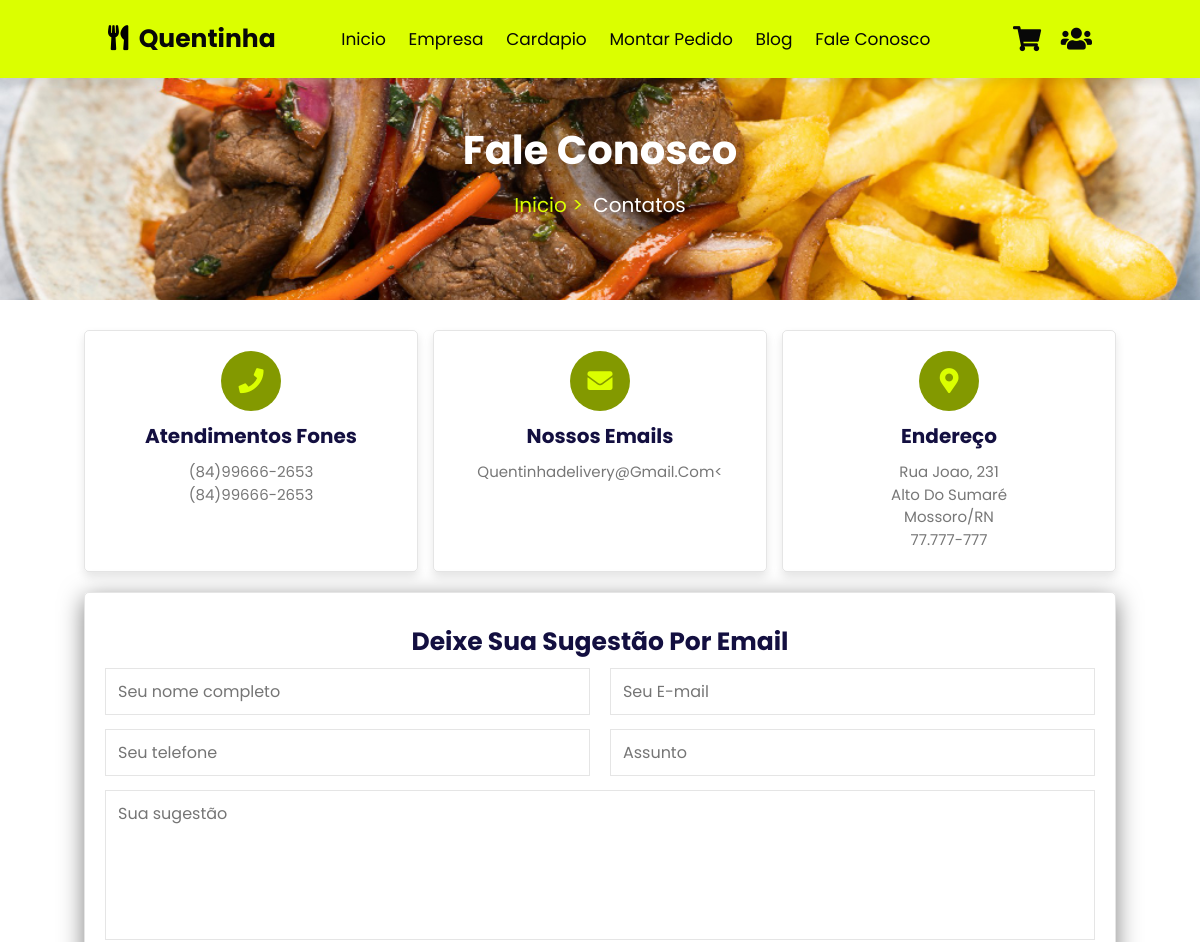
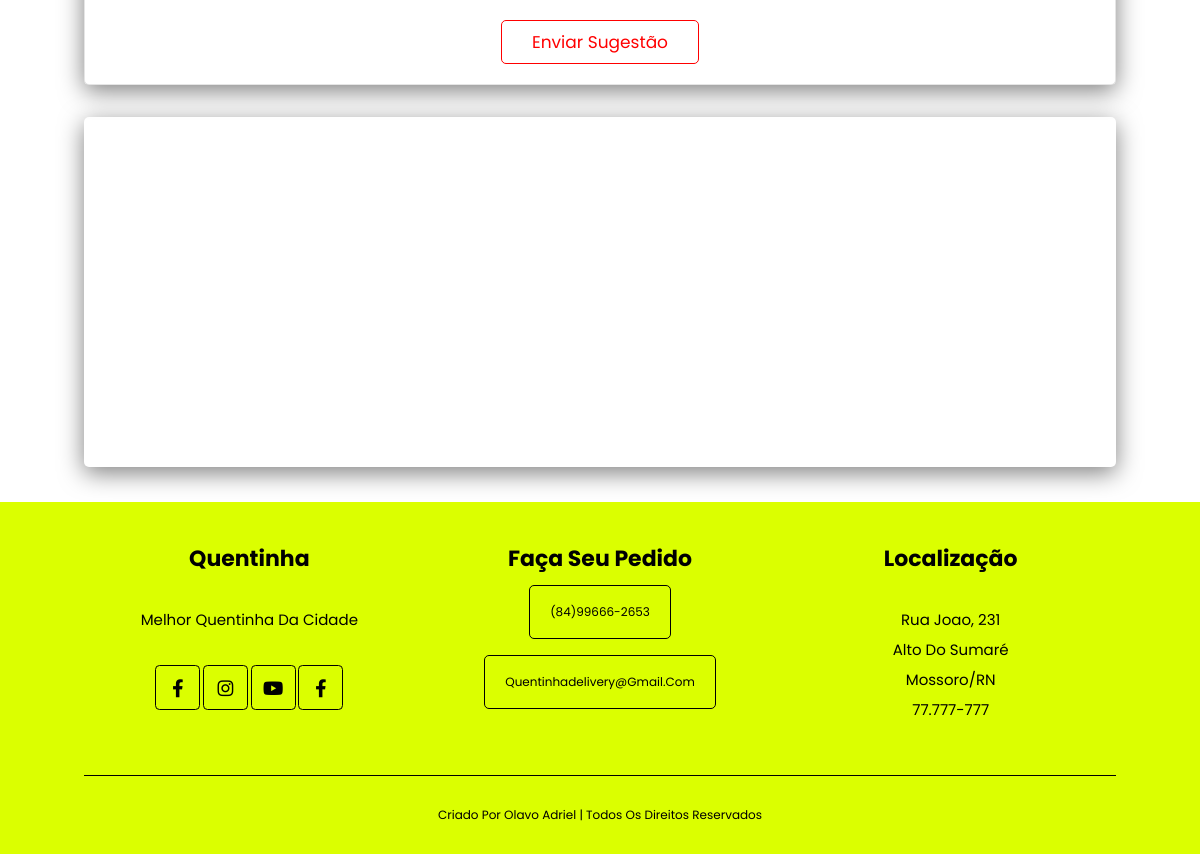
Page /contatos/ on the committed database (2 pictures, top to bottom).
### qdelivery/models.py (models this page shows, shortened)
class Dados(models.Model):
    logo = RichTextUploadingField()
    icone = RichTextUploadingField()
    nome = models.CharField(max_length=255)
    subtitulo = RichTextField(blank=True, null=True)
    frete = models.DecimalField(max_digits=10, decimal_places=2)
    cnpj = models.CharField(max_length=100)
    descricao = RichTextField()
    fone = models.CharField(max_length=70, blank=True, null=True)
    whatsapp = models.CharField(max_length=70)
    email = models.CharField(max_length=255)
    endereco = models.CharField(max_length=255, blank=True, null=True)
    numero = models.IntegerField(blank=True, null=True)
    bairro = models.CharField(max_length=255)
    estado = models.ForeignKey(Estado, on_delete=models.CASCADE)
    cidade = models.ForeignKey(Cidade, on_delete=models.CASCADE)
    cep = models.CharField(max_length=100)
    senha_email = models.CharField(max_length=255)
    usuario = models.ForeignKey(User, on_delete=models.CASCADE)
    ultima_atualizacao = models.DateTimeField(auto_now=True)
    tipo = models.CharField(max_length=70, blank=True, null=True)
    def formatar_wtt(self):
        if self.whatsapp:
            numero = self.whatsapp.replace(" ", "").replace("-", "").replace("(", "").replace(")", "")
            if len(numero) == 10:  # Ex: 8499666265
                return f"55{numero[:2]}{numero[2:]}"
            elif len(numero) == 11:  # Ex: 84996626265
                return f"55{numero[:2]}{numero[2:]}"
            else:
                return numero
        return ""

class Cidade(models.Model):
    estado = models.ForeignKey(Estado, on_delete=models.CASCADE, related_name='cidades', null=True, blank=True)
    nome = models.CharField(max_length=75, blank=True, null=True)
    uf = models.CharField(max_length=5, blank=True, null=True)

### qdelivery/views.py (the view)
# urls.py: path('contatos/', views.contatos),
def contatos(request):
    dados = get_object_or_404(Dados, id=1)
    return render(request, "contatos.html", {'dados': dados})

### qdelivery/templates/contatos.html (shortened to what this page needs)
{% extends "base.html" %}
{% load static %}
{% block content %}
<div class="topo-pagina">
    <h1>Fale conosco</h1>
    <p><a href="/" title="contatos">Inicio ></a> Contatos </p>
</div>
<section class="contatos">
    <div class="icone-box">
        <div class="icons">
            <i class="fas fa-phone"></i>
            <h3>Atendimentos Fones</h3>
            <p>{{dados.fone}}</p>
            <p>{{dados.whatsapp}}</p>
        </div>
        <div class="icons">
            <i class="fas fa-envelope"></i>
            <h3>Nossos emails</h3>
            <p>{{dados.email}}</p>
        </div>
        <div class="icons">
            <i class="fas fa-map-marker-alt"></i>
            <h3>Endereço</h3>
            <p>
                {{dados.endereco}}, {{dados.numero}} <br>
               {{ dados.bairro}} <br>
                {{dados.cidade.nome}}/{{dados.cidade.uf}} <br>
                {{ dados.cep}}
            </p>
        </div>
    </div>
    <div class="row">
        <form action="" method="post" enctype="multipart/form-data">
            <h3>Deixe sua sugestão por email</h3>
            <div class="inputBox">
                <input type="text" name="nome" placeholder="Seu nome completo" class="box">
                <input type="email" name="email" placeholder="Seu E-mail" class="box">
            </div>
            <div class="inputBox">
                <input type="tel" name="telefone" placeholder="Seu telefone" class="box">
                <input type="text" name="assunto" placeholder="Assunto" class="box">
            </div>
            <textarea name="qd" placeholder="Sua sugestão" cols="30" rows="10"></textarea>
            <button type="submit" class="btn"> Enviar sugestão</button>
        </form>
    </div>
    <br><br>
    <iframe src="https://www.google.com/maps/embed?pb=!1m18!1m12!1m3!1d3973.139964737275!2d-37.3224144885665!3d-5.240697452714479!2m3!1f0!2f0!3f0!3m2!1i1024!2i768!4f13.1!3m3!1m2!1s0x7ba080acb4836ff%3A0xfc86ae29cbc5d649!2sR.%20Rio%20Claro%2C%2030%20-%20Alto%20do%20Sumar%C3%A9%2C%20Mossor%C3%B3%20-%20RN%2C%2059634-116!5e0!3m2!1spt-BR!2sbr!4v1715298584361!5m2!1spt-BR!2sbr" width="100%" height="350" style="border:0;" allowfullscreen="" loading="lazy"></iframe>
</section>
{% endblock %}

### qdelivery/templates/base.html (shortened to what this page needs)
{% load static %}
<!DOCTYPE html>
<html lang="pt-br">
<head>
    <link rel="stylesheet" href="https://cdnjs.cloudflare.com/ajax/libs/font-awesome/5.15.4/css/all.min.css">
    <link rel="stylesheet" href="https://cdn.jsdelivr.net/npm/swiper@10/swiper-bundle.min.css" />
    <link rel="stylesheet" href="{% static 'css/style.css' %}">
</head>
<body>
<header class="topo-site">
    <a href="" class="logo">
        <i class="fa fa-utensils"></i>
       {{dados.nome}}
    </a>
    <nav class="menu-site">
        <a href="/">Inicio</a>
        <a href="/empresa">Empresa</a>
        <a href="/cardapio">Cardapio</a>
        <a href="">Montar pedido</a>
        <a href="/blog">Blog</a>
        <a href="/contatos">Fale conosco</a>
    </nav>
    <div class="icons">
        <div id="cart" class="fa fa-shopping-cart"></div>
        <div id="login" class="fa fa-users"></div>
    </div>
</header>
<main>
    {% block content %}
    {% endblock %}
</main>
<section class="rodape">
    <div class="box-container">
        <div class="box">
            <h3>{{dados.nome}}</h3>
            <p>Melhor quentinha da cidade</p>
            <div class="rede-sociais">
                <a href="" class="fab fa-facebook-f"></a>
                <a href="//www.instagram.com/quentinhadelivery0" class="fab fa-instagram"></a>
                <a href="" class="fab fa-youtube"></a>
                <a href="" class="fab fa-facebook-f"></a>
            </div>
        </div>
        <div class="box">
            <h3>Faça seu pedido</h3>
            <a class="link" title="WhatsApp" href="//api.whatsapp.com/send/?phone={{dados.formatar_wtt}}&text=Olá gostaria+de+fazer+um+pedido%21&type=phone_number&app_absent=0">{{ dados.fone}} </a><br><br>
            <a class="link" href="mailto:quentinhadelivery@gmail.com" title="quentinhadelivery@gmail.com">quentinhadelivery@gmail.com</a>
        </div>
        <div class="box">
            <h3>Localização</h3>
            <p>
                {{dados.endereco}}, {{dados.numero}} <br>
               {{ dados.bairro}} <br>
                {{dados.cidade.nome}}/{{dados.cidade.uf}} <br>
                {{ dados.cep}}
            </p>
        </div>
    </div>
    <div class="direitos">
        Criado por <span> Olavo Adriel </span> | Todos os direitos reservados
    </div>
</section>
</body>
</html>

### qdelivery/templates/assets/css/style.css (style rules this page uses)
:root { --yellow_qd: #DBFF00; }
* { font-family: "Poppins", sans-serif; margin: 0; padding: 0; box-sizing: border-box; outline: none; text-decoration: none; border: none; text-transform: capitalize; transform: .2s linear; }
html { font-size:62.5%; overflow-x: hidden; scroll-behavior: smooth; }
.btn { display: inline-block; font-size: 1.7rem; color: red; background: none; margin-top: 1rem; padding: .8rem 3rem; border: 1px solid red; border-radius: .5rem; cursor: pointer; }
section { padding: 3rem 7%; }
.topo-pagina { background:url(../img/topo-paginas/marmita_topo.jpg); background-size: cover; background-position: center; text-align: center; padding-top: 12rem; padding-bottom: 8rem; }
.topo-pagina h1 { color:#fff; font-size: 4rem; }
.topo-pagina p { padding-top: 1rem; font-size: 2rem; color: #fff; }
.topo-pagina a { color: var(--yellow_qd); padding-right: .5rem; }
.topo-site { display: flex; position: fixed; top: 0; left: 0; right: 0; align-items: center; justify-content: space-between; padding: 2rem 9%; z-index: 1000; background: #DBFF00; box-shadow: 0 0.5rem 1rem rgba(0, 0, 0, 0.1); }
.topo-site .logo { font-size:2.5rem; color:#080808; font-weight: bolder; }
.topo-site .logo i { color:rgb(0, 0, 0); padding-right: .5rem; }
.topo-site .menu-site a { color: rgb(7, 7, 7); font-size: 1.7rem; margin: 0 1rem; }
.topo-site .icons div { color: #080808; font-size: 2.5rem; margin-left: 1.7rem; cursor: pointer; }
.rodape { background: var(--yellow_qd); text-align: center; }
.rodape .box-container { display: grid; grid-template-columns: repeat(auto-fit,minmax(30rem, 1fr)); gap: 2rem; }
.rodape .box-container .box h3 { font-size: 2.2rem; text-transform: capitalize; padding: 1rem 0; }
.rodape .box-container .box p { font-size: 1.5rem; padding: 2rem 0; line-height: 2; }
.rodape .box-container .box .rede-sociais { margin-top: 1rem; }
.rodape .box-container .box .rede-sociais a { border-radius: 10%; color: black; width: 4.5rem; height: 4.5rem; line-height: 4.5rem; text-align: center; font-size: 1.8rem; border: .1rem solid black; }
.rodape .box-container .box .link { line-height:1 ; padding: 2rem; font-size: 1.2rem; text-decoration: none; border: 1px solid #000; border-radius: 5px; ; color: #000; display: inline-block; ; }
.rodape .direitos { font-size: 1.2rem; text-align: center; margin-top: 3rem; padding-top: 3rem; text-transform: capitalize; border-top: .1rem solid black; }
.contatos .icone-box { display: grid; grid-template-columns: repeat(auto-fit, minmax(25rem, 1fr)); gap: 1.5rem; }
.contatos .icone-box .icons { text-align: center; border: .1rem solid rgba(0, 0, 0,0.1); box-shadow: 0 0.5rem 1rem rgba(0, 0, 0, 0.1); padding: 2rem; border-radius: .5rem; }
.contatos .icone-box .icons i { width: 6rem; height: 6rem; font-size: 2.5rem; line-height: 6rem; background: #839900; border-radius: 50%; color: var(--yellow_qd); }
.contatos .icone-box .icons h3 { font-size: 2rem; color: #130f40; padding: 1rem 0; }
.contatos .icone-box .icons p { font-size: 1.5rem; color: #777; line-height: 1.5; }
.contatos .row { margin-top: 2rem; text-align: center; }
.contatos .row form { padding: 2rem; border: .1rem solid rgba(0, 0, 0,0.1); box-shadow: 0 .6rem 2.4rem rgba(0, 0, 0, 0.5); border-radius: .5rem; }
.contatos .row form h3 { font-size: 2.5rem; padding-top: 1rem; color: #130f40; }
.contatos .row form .inputBox { display: flex; flex-wrap: wrap; justify-content: space-between; }
.contatos .row form .inputBox input { width: 49%; }
.contatos .row form .inputBox .box, .contatos .row form textarea { padding: 1rem 1.2rem; font-size: 1.6rem; border: .1rem solid rgba(0, 0, 0, 0.1); margin: .7rem 0; text-transform: none; }
.contatos .row form textarea { width: 100%; height: 15rem; resize: none; }
.contatos iframe { border-radius: .5rem; box-shadow: 0 .6rem 2.4rem rgba(0, 0, 0, 0.5); }

### rows in the picture
Dados: nome "Quentinha", fone "(84)99666-2653", whatsapp "(84)99666-2653", email "Quentinhadelivery@gmail.com<", endereco "Rua Joao", numero "231", bairro "Alto Do Sumaré", cidade.nome "Mossoro", cidade.uf "RN", cep "77.777-777"
